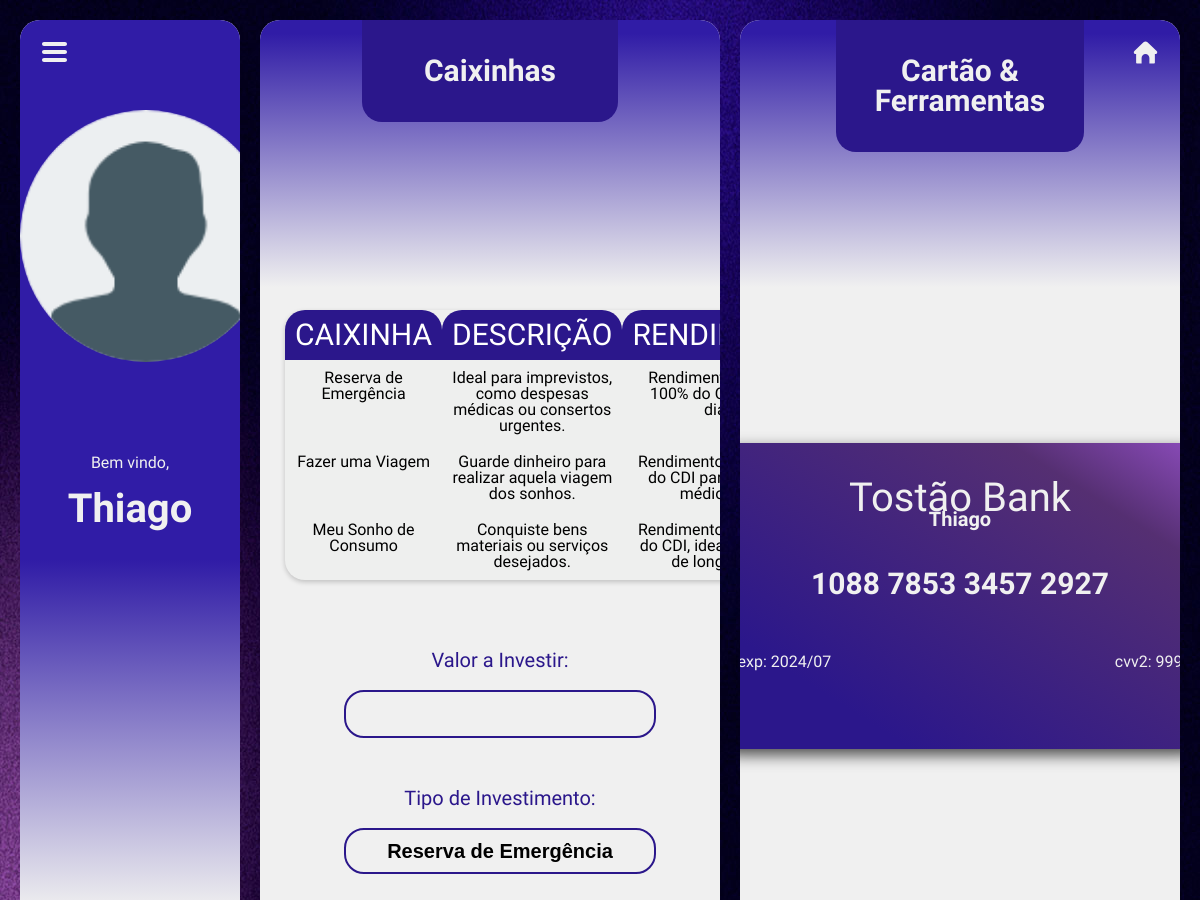
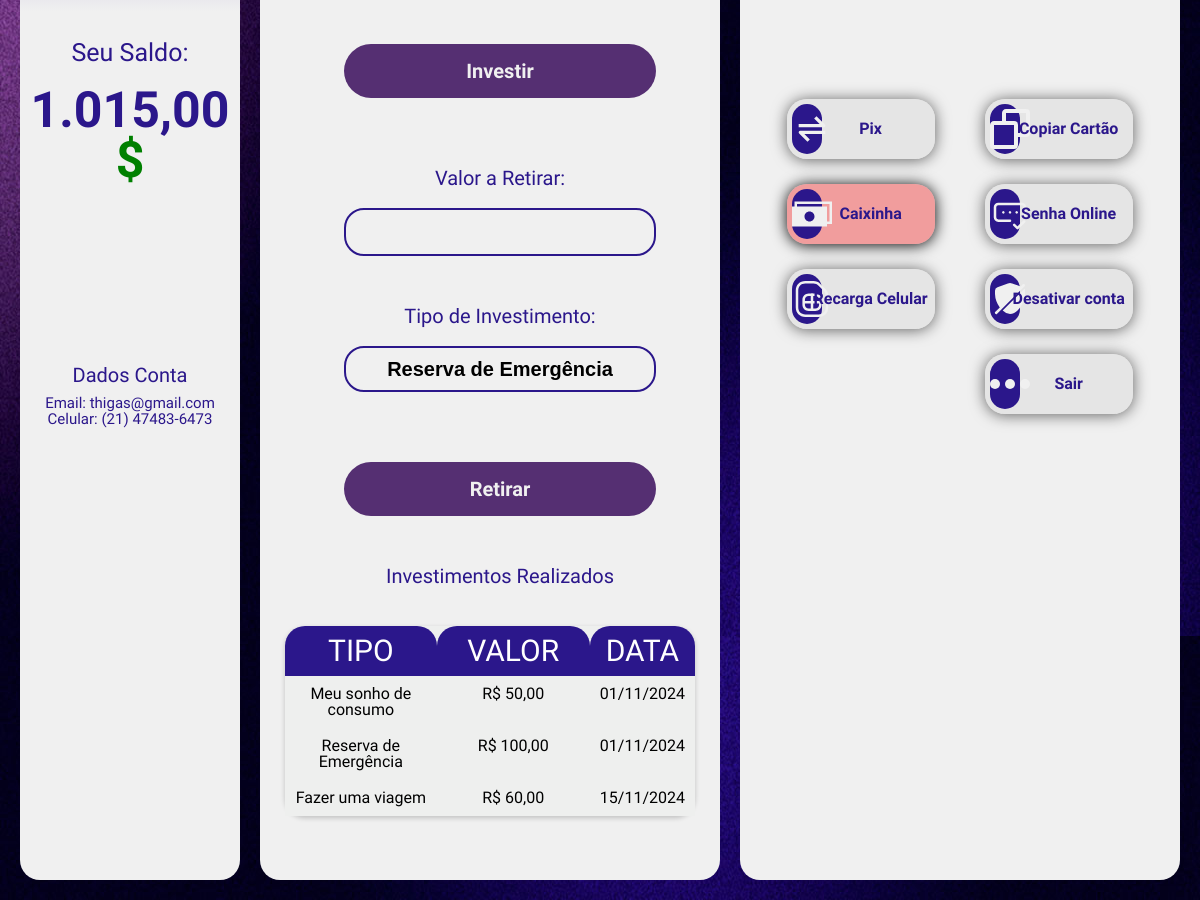
The page /TostaoBank/views/dashboard-caixinha.php (signed in) on the database its author committed (2 pictures, top to bottom).
### tables this page shows
CREATE TABLE `usuario` (
  `id_usuario` int(11) NOT NULL,
  `nome_usuario` varchar(60) NOT NULL,
  `email_usuario` varchar(80) NOT NULL,
  `senha_usuario` varchar(60) NOT NULL,
  `saldo_usuario` decimal(60,0) NOT NULL,
  `num_cartao` bigint(20) UNSIGNED DEFAULT NULL,
  `telefone_usuario` varchar(11) NOT NULL
);

CREATE TABLE `investimento` (
  `id_investimento` int(11) NOT NULL,
  `valor_investimento` decimal(10,0) NOT NULL,
  `tipo_investimento` text NOT NULL,
  `cliente_id` int(11) DEFAULT NULL,
  `data_investimento` timestamp NOT NULL DEFAULT current_timestamp()
);

### TostaoBank/views/dashboard-caixinha.php (the view, shortened to what this page needs)
<?php
include 'php/conexao.php';
$saldo_usuario = number_format($_SESSION['saldo'], 2, ',', '.');
$email_usuario = htmlspecialchars($_SESSION['email'], ENT_QUOTES, 'UTF-8');
$telefone_usuario = $_SESSION['telefone'];
$num_cartao = isset($_SESSION['num_cartao']) ? $_SESSION['num_cartao'] : "Número de cartão não disponível";
$num_formatado = preg_replace('/(\d{4})/', '$1   ', $num_cartao);
$telefone_formatado = preg_replace('/(\d{2})(\d{5})(\d{4})/', '($1) $2-$3', $telefone_usuario);
if (isset($_SESSION['telefone'])) {
    $telefone_usuario = $_SESSION['telefone'];
    $telefone_formatado = preg_replace('/(\d{2})(\d{5})(\d{4})/', '($1) $2-$3', $telefone_usuario);
} else {
    $telefone_formatado = 'Telefone não disponível';
}
 $nome_usuario = $_SESSION['usuario'];
 $cliente_id = $_SESSION['id'];
 $sql = "SELECT saldo_usuario FROM usuario WHERE id_usuario = ?";
 $stmt = $conecta_db->prepare($sql);
 $stmt->bind_param("i", $cliente_id);
 $stmt->execute();
 $result = $stmt->get_result();
 if ($result->num_rows > 0) {
     $row = $result->fetch_assoc();
     $saldo_usuario = number_format($row['saldo_usuario'],2,',','.');
 } else {
     echo "Usuário não encontrado.";
     exit;
 }
?>
<!DOCTYPE html>
<html lang="en">
  <head>
    <link rel="stylesheet" href="../resources/css/dashboard-style.css" />
  </head>
  <body>
    <main>
      <section>
        <div class="container">
          <div class="ham-menu">
            <img
              src="../resources/files/pics/hamburgur.svg"
              id="btn"
              alt=""
              onclick="myFunction()"
            />
          </div>
          <div class="home-button">
            <img
              src="../resources/files/pics/home.svg"
              id="btn"
              alt=""
              onclick="window.location.href='dashboard.php'"
            />
          </div>
          <div class="row">
            <div class="column-left" id="column-left">
              <section>
                <div class="profile">
                  <div class="container-2">
                    <div class="photo">
                      <div class="img">
                        <img src="../resources/files/pics/user.png" alt="" />
                      </div>
                    </div>
                    <div class="name">
                      <div class="container-3">
                        <div class="text">
                          <p class="hello"><span>Bem vindo,</span></p>
                          <p class="fname"><span><?php echo $nome_usuario; ?></span></p>
                        </div>
                      </div>
                    </div>
                  </div>
                </div>
                <div class="balance-container">
                  <div class="balance-text">
                    <p><span>Seu Saldo:</span></p>
                    <p>
                      <span class="money"
                        ><?php echo $saldo_usuario; ?>
                        <span style="color: green; font-size: 50px"
                          >$</span
                        ></span
                      >
                    </p>
                  </div>
                </div>
                <div class="account-info">
                  <div class="info-text">
                    <p style="margin-bottom: 10px">
                      <span style="font-size: 20px">Dados Conta</span>
                    <p><span>Email: <?php echo $email_usuario; ?></span></p>
                    <p><span>Celular: <?php echo $telefone_formatado; ?></span></p>
                  </div>
                </div>
              </section>
            </div>
            <div class="column-middle">
              <section>
                <div class="transaction">
                  <div class="trans-container">
                    <div class="title">
                      <p><span>Caixinhas</span></p>
                    </div>
                    <div class="trans-info">
                      <div class="history">
                      <table>
                      <thead>
                          <tr>
                              <th>Caixinha</th>
                              <th>Descrição</th>
                              <th>Rendimento</th>
                          </tr>
                      </thead>
                      <tbody>
                          <tr>
                              <td><h3>Reserva de Emergência</h3></td>
                              <td>Ideal para imprevistos, como despesas médicas ou consertos urgentes.</td>
                              <td>Rendimento médio de 100% do CDI, liquidez diária.</td>
                          </tr>
                          <tr>
                              <td><h3>Fazer uma Viagem</h3></td>
                              <td>Guarde dinheiro para realizar aquela viagem dos sonhos.</td>
                              <td>Rendimento de até 105% do CDI para planos de médio prazo.</td>
                          </tr>
                          <tr>
                              <td><h3>Meu Sonho de Consumo</h3></td>
                              <td>Conquiste bens materiais ou serviços desejados.</td>
                              <td>Rendimento de até 110% do CDI, ideal para metas de longo prazo.</td>
                          </tr>
                      </tbody>
                  </table>
                      <section id="investir">
						<div class='container'>
                          <form action="investimentos/investir.php" method="post">
                              <label for="valor">Valor a Investir:</label>
                              <input type="number" id="valor" name="valor" step="0.01" min="0" required>
                              <label for="tipo_investimento">Tipo de Investimento:</label>
									<select id="tipo_investimento" name="tipo_investimento" required>
										<option value="Reserva de Emergência">Reserva de Emergência</option>
									</select>
                              <button type="submit" onclick="window.location.href='confirmado.html'">Investir</button>
                          </form>
						</div>
                      </section>
                      <section id="retirar">
						<div class='container'>
                          <form action="investimentos/retirar.php" method="post">
                              <label for="valor_retirar">Valor a Retirar:</label>
                              <input type="number" id="valor_retirar" name="valor_retirar" step="0.01" min="0" required>
                              <label for="tipo_investimento">Tipo de Investimento:</label>
                              <select id="tipo_investimento" name="tipo_investimento" required>
                                  <option value="Reserva de Emergência">Reserva de Emergência</option>
                              </select>
                              <button type="submit" onclick="window.location.href='confirmado.html'">Retirar</button>
							<label for='valor_retirar'> Investimentos Realizados</label>
						  </form>
						</div>
                      </section>
                          <?php
                          $sql = "SELECT valor_investimento, tipo_investimento, data_investimento FROM investimento WHERE cliente_id = ?";
                          $stmt = $conecta_db->prepare($sql);
                          $stmt->bind_param("i", $cliente_id);
                          $stmt->execute();
                          $result = $stmt->get_result();
                          if ($result->num_rows > 0) {
                              echo "<table border='1'>";
                              echo "<tr><th>Tipo</th><th>Valor</th><th>Data</th></tr>";
                              while ($row = $result->fetch_assoc()) {
                                  echo "<tr>";
                                  echo "<td>" . htmlspecialchars($row['tipo_investimento']) . "</td>";
                                  echo "<td>R$ " . number_format($row['valor_investimento'], 2, ',', '.') . "</td>";
                                  echo "<td>" . date("d/m/Y", strtotime($row['data_investimento'])) . "</td>";
                                  echo "</tr>";
                              }
                              echo "</table>";
                          } else {
                              echo "Nenhum investimento encontrado para este cliente.";
                          }
                          ?>
                      </div>
                    </div>
                  </div>
                </div>
              </section>
            </div>
            <div class="column-right">
              <section>
                <div class="card">
                  <div class="card-container">
                    <div class="title">
                      <p><span>Cartão & Ferramentas</span></p>
                    </div>
                    <div class="card-visual">
                      <div class="card-pic">
                        <div class="card-brand">
                          <p><span>Tostão Bank</span></p>
                        </div>
                        <div class="chip">
                        </div>
                        <div class="name">
                          <p class="fname"><span><?php echo $nome_usuario; ?></span></p>
                        </div>
                        <div class="card-num" id="card-number">
                          <p class="fname"><span><?php echo trim($num_formatado); ?></span></p>
                        </div>
                        <div class="card-exp-cvv">
                          <p>
                            <span style="float: left">exp: 2024/07</span
                            ><span style="float: right">cvv2: 999</span>
                          </p>
                        </div>
                      </div>
                    </div>
                    <div class="tools-container">
                      <div class="tools-row">
                        <div class="tools-column">
                          <div
                            class="option"
                            onclick="window.location.href='dashboard-pix.php'"
                          >
                            <div class="container">
                              <div class="logo">
                                <img
                                  src="../resources/files/pics/transfer.svg"
                                  alt=""
                                />
                              </div>
                              <div class="text"><p>Pix</p></div>
                            </div>
                          </div>
                          <div
                            class="option"
                            style="
                              box-shadow: 0px 1px 15px rgba(0, 0, 0); /* add a light gray shadow */
                              transition: all 0.3s;
                              background-color: #f4505083;
                            "
                          >
                            <div class="container">
                              <div class="logo">
                                <img
                                  src="../resources/files/pics/bill.svg"
                                  alt=""
                                />
                              </div>
                              <div class="text"><p>Caixinha</p></div>
                            </div>
                          </div>
                          <div class="option" onclick="window.location.href='dashboard-recarga.php'">
                            <div class="container">
                              <div class="logo">
                                <img
                                  src="../resources/files/pics/simcard.svg"
                                  alt=""
                                />
                              </div>
                              <div class="text"><p>Recarga Celular</p></div>
                            </div>
                          </div>
                        </div>
                        <div class="tools-column">
                          <div class="option" id="copy-card">
                            <div class="container">
                              <div class="logo">
                                <img
                                  src="../resources/files/pics/copy.svg"
                                  alt=""
                                />
                              </div>
                              <div class="text"><p>Copiar Cartão</p></div>
                            </div>
                          </div>
                          <div class="option" onclick="window.location.href='dashboard-senha.php'">
                            <div class="container">
                              <div class="logo">
                                <img
                                  src="../resources/files/pics/password.svg"
                                  alt=""
                                />
                              </div>
                              <div class="text"><p>Senha Online</p></div>
                            </div>
                          </div>
                          <div class="option" onclick="window.location.href='dashboard-desativar.php'">
                            <div class="container">
                              <div class="logo">
                                <img
                                  src="../resources/files/pics/disable.svg"
                                  alt=""
                                />
                              </div>
                              <div class="text"><p>Desativar conta</p></div>
                            </div>
                          </div>
                          <div class="option" onclick="window.location.href='index.html'">
                            <div class="container">
                              <div class="logo">
                                <img
                                  src="../resources/files/pics/more.svg"
                                  alt=""
                                />
                              </div>
                              <div class="text"><p>Sair</p></div>
                            </div>
                          </div>
                        </div>
                      </div>
                    </div>
                  </div>
                </div>
              </section>
            </div>
          </div>
        </div>
      </section>
    </main>
  </body>
</html>

### rows shown on the page
usuario: saldo_usuario "1.015,00"
investimento: tipo_investimento "Meu sonho de consumo", valor_investimento "50,00", data_investimento "01/11/2024"
investimento: tipo_investimento "Reserva de Emergência", valor_investimento "100,00", data_investimento "01/11/2024"
investimento: tipo_investimento "Fazer uma viagem", valor_investimento "60,00", data_investimento "15/11/2024"

### other values the page prints
$nome_usuario "Thiago"
$email_usuario "thigas@gmail.com"
$telefone_formatado "(21) 47483-6473"
$num_formatado "1088 7853 3457 2927"
